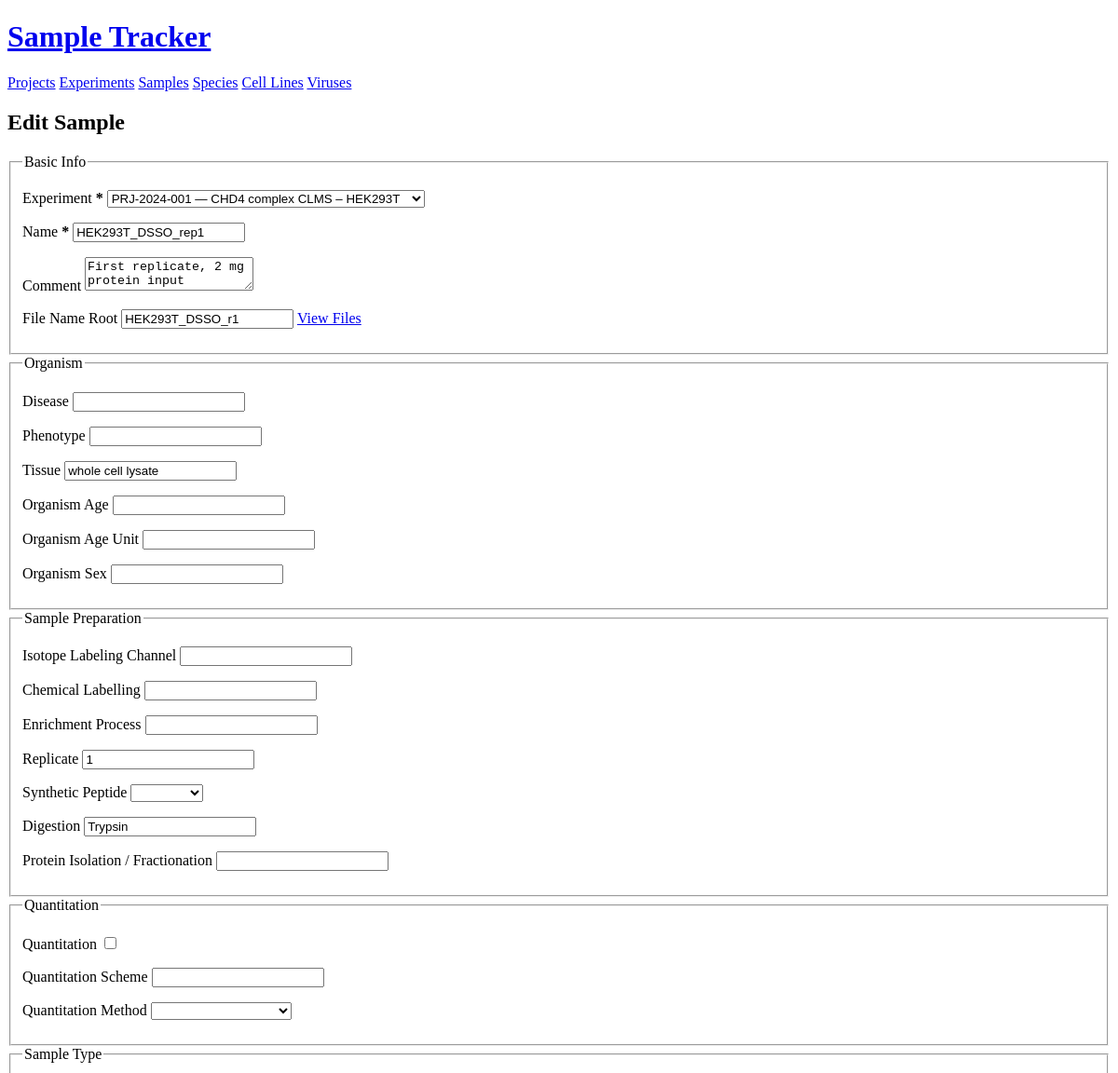
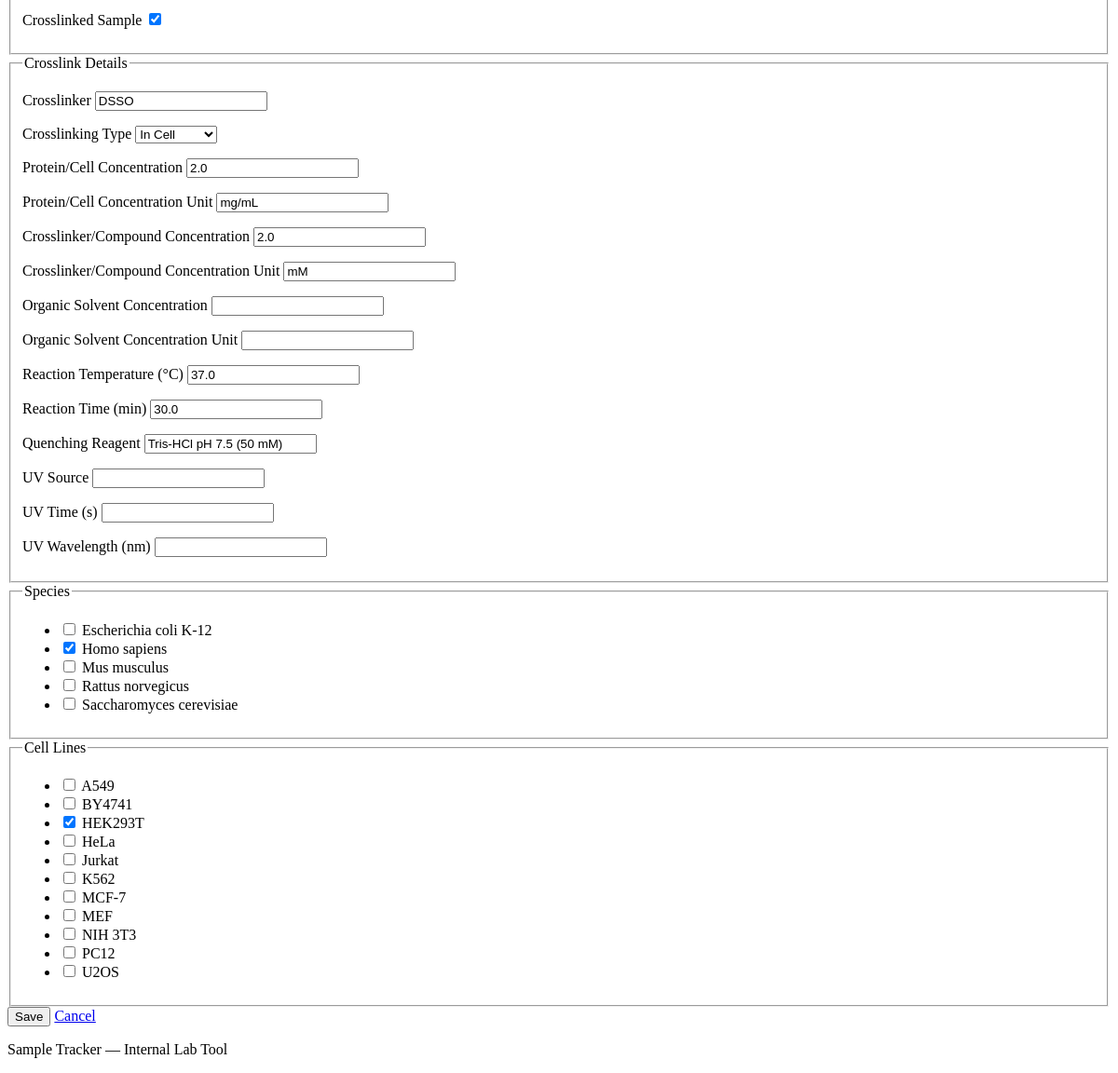
/samples/1/edit, run on the app's committed database (2 pictures, top to bottom).
### models.py (models this page shows)
class Sample(db.Model):
    __tablename__ = "sample"
    id = db.Column(db.Integer, primary_key=True, autoincrement=True)
    experiment_id = db.Column(
        db.Integer, db.ForeignKey("experiment.id"), nullable=False
    )
    name = db.Column(db.Text, nullable=False)
    comment = db.Column(db.Text)
    file_name_root = db.Column(db.Text)
    disease = db.Column(db.Text)
    phenotype = db.Column(db.Text)
    isotope_labeling_channel = db.Column(db.Text)
    chemical_labelling = db.Column(db.Text)
    tissue = db.Column(db.Text)
    organism_age = db.Column(db.Float)
    organism_age_unit = db.Column(db.Text)
    organism_sex = db.Column(db.Text)
    enrichment_process = db.Column(db.Text)
    replicate = db.Column(db.Text)
    synthetic_peptide = db.Column(db.Text)
    digestion = db.Column(db.Text)
    protein_isolation_or_fractionation = db.Column(db.Text)
    crosslinked_sample = db.Column(db.Integer, nullable=False, default=0)
    quantitation = db.Column(db.Integer, default=0)
    quantitation_scheme = db.Column(db.Text)
    quantitation_method = db.Column(db.Text)
    crosslinker = db.Column(db.Text)
    crosslinking_type = db.Column(db.Text)
    protein_or_cell_concentration = db.Column(db.Float)
    protein_or_cell_concentration_unit = db.Column(db.Text)
    crosslinker_or_compound_concentration = db.Column(db.Float)
    crosslinker_or_compound_concentration_unit = db.Column(db.Text)
    organic_solvent_concentration = db.Column(db.Float)
    organic_solvent_concentration_unit = db.Column(db.Text)
    reaction_temperature_in_celsius = db.Column(db.Float)
    reaction_time_in_minutes = db.Column(db.Float)
    quenching_reagent = db.Column(db.Text)
    uv_source = db.Column(db.Text)
    uv_time_in_seconds = db.Column(db.Float)
    uv_wavelength_in_nanometers = db.Column(db.Float)
    peptide_level_fraction = db.Column(db.Text)
    __mapper_args__ = {
        "polymorphic_on": crosslinked_sample,
        "polymorphic_identity": -1,
    }
    experiment = db.relationship("Experiment", back_populates="samples")
    species_list = db.relationship(
        "Species", secondary=sample_species, backref="samples"
    )
    cell_lines = db.relationship(
        "CellLine", secondary=sample_cell_line, backref="samples"
    )

class CrosslinkSample(Sample):
    __mapper_args__ = {"polymorphic_identity": 1}

### app.py (the view, shortened to what this page needs)
@app.route("/samples/<int:id>/edit", methods=["GET", "POST"])
def sample_edit(id):
    sample = db.get_or_404(Sample, id)
    form = SampleForm(obj=sample)
    form.experiment_id.choices = _experiment_choices()
    if sample.experiment_id not in [c[0] for c in form.experiment_id.choices]:
        e = sample.experiment
        form.experiment_id.choices.append((e.id, f"{e.project.code} — {e.name}"))
    form.species_ids.choices = _species_multi_choices()
    form.cell_line_ids.choices = _cell_line_multi_choices()
    if request.method == "GET":
        form.crosslinked_sample.data = bool(sample.crosslinked_sample)
        form.quantitation.data = bool(sample.quantitation)
        form.species_ids.data = [s.id for s in sample.species_list]
        form.cell_line_ids.data = [cl.id for cl in sample.cell_lines]
    return render_template("sample/form.html", form=form, sample=sample)

### app.py (called while the page is built)
def _experiment_choices():
    experiments = (
        Experiment.query.join(Project)
        .filter(Project.active == True)  # noqa: E712
        .order_by(Experiment.name)
        .all()
    )
    return [(e.id, f"{e.project.code} — {e.name}") for e in experiments]

def _species_multi_choices():
    return [(s.id, s.species_name) for s in Species.query.order_by(Species.species_name).all()]

def _cell_line_multi_choices():
    return [
        (cl.id, cl.cell_line_name)
        for cl in CellLine.query.order_by(CellLine.cell_line_name).all()
    ]

### templates/sample/form.html (shortened to what this page needs)
{% extends "base.html" %}
{% from "_form_helpers.html" import render_field %}
{% block content %}
<h2>{{ 'Edit' if sample else 'New' }} Sample</h2>
<form method="post">
  <fieldset>
    <legend>Basic Info</legend>
    <p>{{ render_field(form.experiment_id) }}</p>
    <p>{{ render_field(form.name) }}</p>
    <p>{{ render_field(form.comment) }}</p>
    <p>
      {{ render_field(form.file_name_root) }}
      {% if sample %}
        <a href="{{ url_for('sample_files', id=sample.id) }}">View Files</a>
      {% endif %}
    </p>
  </fieldset>
  <fieldset>
    <legend>Organism</legend>
    <p>{{ render_field(form.disease) }}</p>
    <p>{{ render_field(form.phenotype) }}</p>
    <p>{{ render_field(form.tissue) }}</p>
    <p>{{ render_field(form.organism_age) }}</p>
    <p>{{ render_field(form.organism_age_unit) }}</p>
    <p>{{ render_field(form.organism_sex) }}</p>
  </fieldset>
  <fieldset>
    <legend>Sample Preparation</legend>
    <p>{{ render_field(form.isotope_labeling_channel) }}</p>
    <p>{{ render_field(form.chemical_labelling) }}</p>
    <p>{{ render_field(form.enrichment_process) }}</p>
    <p>{{ render_field(form.replicate) }}</p>
    <p>{{ render_field(form.synthetic_peptide) }}</p>
    <p>{{ render_field(form.digestion) }}</p>
    <p>{{ render_field(form.protein_isolation_or_fractionation) }}</p>
  </fieldset>
  <fieldset>
    <legend>Quantitation</legend>
    <p>{{ render_field(form.quantitation) }}</p>
    <p>{{ render_field(form.quantitation_scheme) }}</p>
    <p>{{ render_field(form.quantitation_method) }}</p>
  </fieldset>
  <fieldset>
    <legend>Sample Type</legend>
    <p>{{ render_field(form.crosslinked_sample) }}</p>
  </fieldset>
  <fieldset id="crosslink-fields">
    <legend>Crosslink Details</legend>
    <p>{{ render_field(form.crosslinker) }}</p>
    <p>{{ render_field(form.crosslinking_type) }}</p>
    <p>{{ render_field(form.protein_or_cell_concentration) }}</p>
    <p>{{ render_field(form.protein_or_cell_concentration_unit) }}</p>
    <p>{{ render_field(form.crosslinker_or_compound_concentration) }}</p>
    <p>{{ render_field(form.crosslinker_or_compound_concentration_unit) }}</p>
    <p>{{ render_field(form.organic_solvent_concentration) }}</p>
    <p>{{ render_field(form.organic_solvent_concentration_unit) }}</p>
    <p>{{ render_field(form.reaction_temperature_in_celsius) }}</p>
    <p>{{ render_field(form.reaction_time_in_minutes) }}</p>
    <p>{{ render_field(form.quenching_reagent) }}</p>
    <p>{{ render_field(form.uv_source) }}</p>
    <p>{{ render_field(form.uv_time_in_seconds) }}</p>
    <p>{{ render_field(form.uv_wavelength_in_nanometers) }}</p>
  </fieldset>
  <fieldset>
    <legend>Species</legend>
    {{ form.species_ids() }}
  </fieldset>
  <fieldset>
    <legend>Cell Lines</legend>
    {{ form.cell_line_ids() }}
  </fieldset>
  <button type="submit">Save</button>
  {% if sample %}
    <a href="{{ url_for('experiment_detail', id=sample.experiment_id) }}">Cancel</a>
  {% else %}
    <a href="{{ url_for('sample_list') }}">Cancel</a>
  {% endif %}
</form>
{% endblock %}

### templates/_form_helpers.html (shortened to what this page needs)
{% macro render_field(field) %}
<label for="{{ field.id }}">{{ field.label.text }}
  {% if field.flags.required %}<strong>*</strong>{% endif %}
</label>
{{ field(**kwargs) }}
{% endmacro %}

### data on the page
CrosslinkSample: experiment_id "PRJ-2024-001 — CHD4 complex CLMS – HEK293T", name "HEK293T_DSSO_rep1", comment "First replicate, 2 mg protein input", file_name_root "HEK293T_DSSO_r1", tissue "whole cell lysate", replicate "1", digestion "Trypsin", crosslinked_sample "☑", crosslinker "DSSO", crosslinking_type "In Cell", protein_or_cell_concentration "2.0", protein_or_cell_concentration_unit "mg/mL", crosslinker_or_compound_concentration "2.0", field "mM", reaction_temperature_in_celsius "37.0", reaction_time_in_minutes "30.0", quenching_reagent "Tris-HCl pH 7.5 (50 mM)"

### other printed values
{{ 'Edit' if sample else 'New' }} "Edit"
